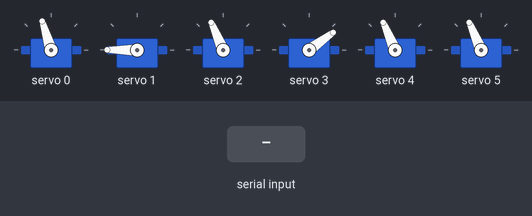
This sketch was run on a simulated Arduino Uno, built with avr-gcc and run on an emulated ATmega328P. Shown: 6 × servo. The test bench sets the inputs (shaded band). What the sketch prints to the serial monitor is not drawn.

Above: at 3.6 s.
3.7 s: "1" received over Serial
5.2 s: byte 63 ('?') received over Serial
6.7 s: "2" received over Serial
8.2 s: "f" received over Serial
Timing chart, 0 to 10.7 s (numbered marks = the images above; inputs shaded):
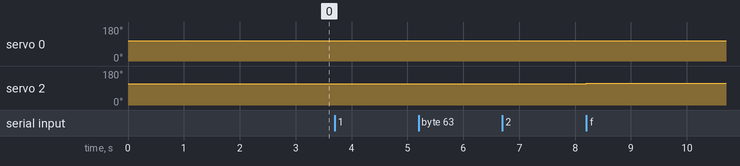

Measured:
- after the input at 3.7 s, every drawn part: stays the same
- after the input at 5.2 s, every drawn part: stays the same
- after the input at 6.7 s, every drawn part: stays the same
- after the input at 8.2 s, servo 0: 107° → 108° at once; servo 2: 113° → 114° at once

The sketch:

multi_joint_test_calibrated.ino
```cpp
/******************************************************************************
  Multi-Joint Test via PCA9685 — Calibrated Shoulder + Elbow/Wrist1/Wrist2/Gripper
  Select multiple joints, move simultaneously

  Shoulder uses the calibrated delta formula (NOT simple mirroring), since
  the two servos have different centers and opposite rotation directions:
    L (MG995)  command = L_CENTER + delta
    R (DS3218) command = R_CENTER - delta
  If you've since re-seated the DS3218 horn, update R_CENTER below to the
  new value you find with the calibration sketch.

  Requires: "Adafruit PWM Servo Driver Library" (install via Library Manager)

  PCA9685 wiring:
    VCC -> Arduino 5V      GND -> Arduino GND
    SCL -> Arduino A5      SDA -> Arduino A4
    OE  -> not connected
    V+  -> buck converter output (6.0V)
    GND (screw terminal) -> buck GND, common with Arduino GND

  Channel assignment:
    Channel 0 = Shoulder L (MG995)
    Channel 1 = Shoulder R (DS3218, opposite rotation, calibrated separately)
    Channel 2 = Elbow
    Channel 3 = Wrist 1
    Channel 4 = Wrist 2
    Channel 5 = Gripper

  CAUTION: Moving multiple servos at once multiplies current draw.
  Start with 1-2 joints selected until your buck/battery setup is
  confirmed stable under load.

  Serial commands:
    1 = toggle Shoulder     2 = toggle Elbow      3 = toggle Wrist 1
    4 = toggle Wrist 2      5 = toggle Gripper
    a = select all          n = select none
    f = +1 degree, all selected (simultaneously)
    b = -1 degree, all selected (simultaneously)
    r = reset all selected to center
    ? = print selection and positions

  PHYSICAL LIMITS:
    Wrist 1 clamped to 0-50 (known hard stop).
    Shoulder delta clamped to -20..+95 (servo command limits from L/R
    centers -- update if you re-calibrate R_CENTER).
    Elbow/Wrist2/Gripper default 0-180 -- not yet tested. Go slowly and
    update the matching MIN/MAX constants once real limits are found.
******************************************************************************/

#include <Wire.h>
#include <Adafruit_PWMServoDriver.h>

Adafruit_PWMServoDriver pca = Adafruit_PWMServoDriver(0x40);

#define SERVOMIN 125
#define SERVOMAX 575
#define SERVO_FREQ 50

// ---- Channel assignment ----
const int CH_SHOULDER_L = 0;
const int CH_SHOULDER_R = 1;
const int CH_ELBOW      = 2;
const int CH_WRIST1     = 3;
const int CH_WRIST2     = 4;
const int CH_GRIPPER    = 5;

// ---- Shoulder calibration ----
const int L_CENTER = 85;
const int R_CENTER = 160; // update after re-seating DS3218 horn, if done
int SHOULDER_DELTA_MIN = -20;
int SHOULDER_DELTA_MAX = 95;

// ---- Other joint centers ----
const int elbow_center    = 90;
const int wrist1_center   = 25; // mid of its safe 0-50 range
const int wrist2_center   = 90;
const int gripper_center  = 90;

// ---- Other joint limits ----
const int ELBOW_MIN    = 0,  ELBOW_MAX    = 180; // not yet tested
const int WRIST1_MIN   = 0,  WRIST1_MAX   = 50;  // known hard stop
const int WRIST2_MIN   = 0,  WRIST2_MAX   = 180; // not yet tested
const int GRIPPER_MIN  = 0,  GRIPPER_MAX  = 180; // not yet tested

// ---- Current positions ----
int shoulder_delta = 0; // 0 = center
int elbow_pos    = elbow_center;
int wrist1_pos   = wrist1_center;
int wrist2_pos   = wrist2_center;
int gripper_pos  = gripper_center;

// ---- Selection flags: 0=Shoulder 1=Elbow 2=Wrist1 3=Wrist2 4=Gripper ----
bool selected[5] = {false, false, false, false, false};
const char* jointNames[5] = {"Shoulder", "Elbow", "Wrist1", "Wrist2", "Gripper"};

int degToPulse(int deg) {
  return map(deg, 0, 180, SERVOMIN, SERVOMAX);
}

void writeShoulder(int delta) {
  int lPos = constrain(L_CENTER + delta, 0, 180);
  int rPos = constrain(R_CENTER - delta, 0, 180);
  pca.setPWM(CH_SHOULDER_L, 0, degToPulse(lPos));
  pca.setPWM(CH_SHOULDER_R, 0, degToPulse(rPos));
}

void setup() {
  Serial.begin(9600);
  delay(500);

  Wire.begin();
  pca.begin();
  pca.setPWMFreq(SERVO_FREQ);
  delay(10);

  // Center each joint ONE AT A TIME to avoid current inrush
  writeShoulder(shoulder_delta);
  delay(300);

  pca.setPWM(CH_ELBOW, 0, degToPulse(elbow_pos));
  delay(300);

  pca.setPWM(CH_WRIST1, 0, degToPulse(wrist1_pos));
  delay(300);

  pca.setPWM(CH_WRIST2, 0, degToPulse(wrist2_pos));
  delay(300);

  pca.setPWM(CH_GRIPPER, 0, degToPulse(gripper_pos));
  delay(300);

  printMenu();
  printStatus();
}

void loop() {
  if (Serial.available() > 0) {
    char cmd = Serial.read();

    switch (cmd) {
      case '1': selected[0] = !selected[0]; announceToggle(0); break;
      case '2': selected[1] = !selected[1]; announceToggle(1); break;
      case '3': selected[2] = !selected[2]; announceToggle(2); break;
      case '4': selected[3] = !selected[3]; announceToggle(3); break;
      case '5': selected[4] = !selected[4]; announceToggle(4); break;

      case 'a':
        for (int i = 0; i < 5; i++) selected[i] = true;
        Serial.println(">> All joints selected");
        break;

      case 'n':
        for (int i = 0; i < 5; i++) selected[i] = false;
        Serial.println(">> Selection cleared");
        break;

      case 'f': moveSelected(1);  break;
      case 'b': moveSelected(-1); break;
      case 'r': resetSelected();  break;
      case '?': printStatus();    break;

      default: break; // ignore newline / unknown chars
    }
  }
}

void moveSelected(int delta) {
  if (selected[0]) {
    shoulder_delta = constrain(shoulder_delta + delta, SHOULDER_DELTA_MIN, SHOULDER_DELTA_MAX);
    writeShoulder(shoulder_delta);
  }
  if (selected[1]) {
    elbow_pos = constrain(elbow_pos + delta, ELBOW_MIN, ELBOW_MAX);
    pca.setPWM(CH_ELBOW, 0, degToPulse(elbow_pos));
  }
  if (selected[2]) {
    wrist1_pos = constrain(wrist1_pos + delta, WRIST1_MIN, WRIST1_MAX);
    pca.setPWM(CH_WRIST1, 0, degToPulse(wrist1_pos));
  }
  if (selected[3]) {
    wrist2_pos = constrain(wrist2_pos + delta, WRIST2_MIN, WRIST2_MAX);
    pca.setPWM(CH_WRIST2, 0, degToPulse(wrist2_pos));
  }
  if (selected[4]) {
    gripper_pos = constrain(gripper_pos + delta, GRIPPER_MIN, GRIPPER_MAX);
    pca.setPWM(CH_GRIPPER, 0, degToPulse(gripper_pos));
  }
  printStatus();
}

void resetSelected() {
  if (selected[0]) { shoulder_delta = 0; writeShoulder(shoulder_delta); }
  if (selected[1]) { elbow_pos = elbow_center; pca.setPWM(CH_ELBOW, 0, degToPulse(elbow_pos)); }
  if (selected[2]) { wrist1_pos = wrist1_center; pca.setPWM(CH_WRIST1, 0, degToPulse(wrist1_pos)); }
  if (selected[3]) { wrist2_pos = wrist2_center; pca.setPWM(CH_WRIST2, 0, degToPulse(wrist2_pos)); }
  if (selected[4]) { gripper_pos = gripper_center; pca.setPWM(CH_GRIPPER, 0, degToPulse(gripper_pos)); }
  Serial.println(">> Selected joints reset to center");
  printStatus();
}

void announceToggle(int idx) {
  Serial.print(">> ");
  Serial.print(jointNames[idx]);
  Serial.println(selected[idx] ? " added to selection" : " removed from selection");
}

void printStatus() {
  int lPos = constrain(L_CENTER + shoulder_delta, 0, 180);
  int rPos = constrain(R_CENTER - shoulder_delta, 0, 180);

  Serial.println("---- Selection & Positions ----");
  Serial.print("Shoulder ["); Serial.print(selected[0] ? "X" : " ");
  Serial.print("]: delta="); Serial.print(shoulder_delta);
  Serial.print(" (L="); Serial.print(lPos); Serial.print(" R="); Serial.print(rPos); Serial.println(")");
  Serial.print("Elbow    ["); Serial.print(selected[1] ? "X" : " "); Serial.print("]: "); Serial.println(elbow_pos);
  Serial.print("Wrist1   ["); Serial.print(selected[2] ? "X" : " "); Serial.print("]: "); Serial.println(wrist1_pos);
  Serial.print("Wrist2   ["); Serial.print(selected[3] ? "X" : " "); Serial.print("]: "); Serial.println(wrist2_pos);
  Serial.print("Gripper  ["); Serial.print(selected[4] ? "X" : " "); Serial.print("]: "); Serial.println(gripper_pos);
  Serial.println("--------------------------------");
}

void printMenu() {
  Serial.println("=== Multi-Joint Test Ready (Calibrated Shoulder) ===");
  Serial.println("1-5 = toggle Shoulder/Elbow/Wrist1/Wrist2/Gripper");
  Serial.println("a = select all   n = select none");
  Serial.println("f = +1deg all selected   b = -1deg all selected   r = reset selected");
  Serial.println("? = status");
  Serial.println("CAUTION: multiple simultaneous servos = higher current draw.");
  Serial.println("Start with 1-2 joints selected until power supply is confirmed stable.");
}
```
